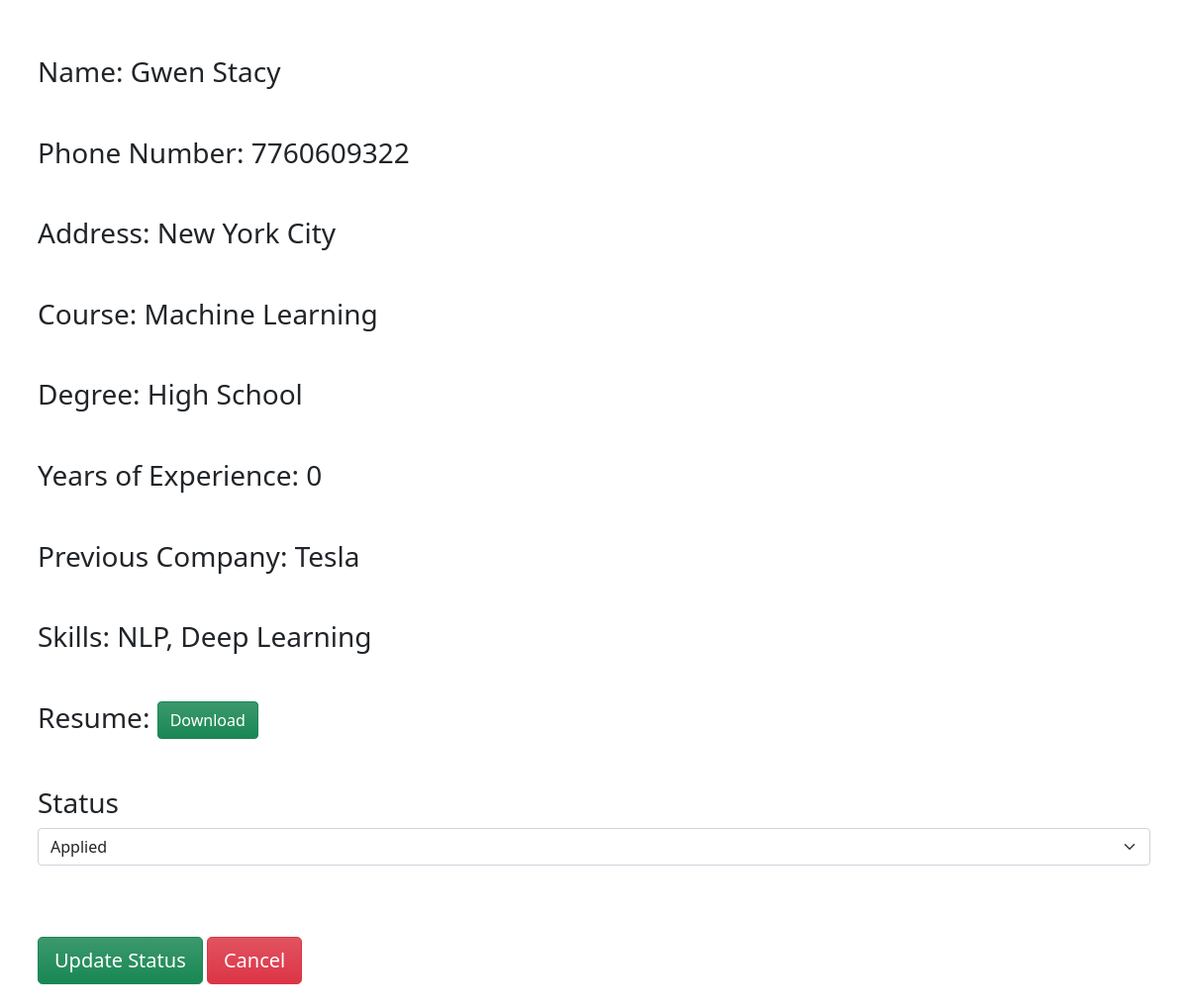
The app's page /candidate/11 with its own data.
### base/models.py (models this page shows, shortened)
class candidate_info(models.Model):
    name = models.CharField(max_length=25)
    phone = models.CharField(max_length=13)
    address = models.TextField()
    course = models.CharField(max_length=25)
    degree = models.CharField(max_length=25)
    yoe = models.IntegerField(null=True)
    pcompany = models.CharField(max_length=30)
    skills = models.TextField()
    resume = models.FileField(upload_to="media")
    status = models.CharField(max_length=25, default="Applied")

### base/views.py (the view)
# urls.py: path('candidate/<int:id>', views.candidate, name="candidate"),
def candidate(request, id):
    obj = candidate_info.objects.get(id = id)
    context = {'obj': obj}
    return render(request, 'base/candidate.html', context)

### base/templates/base/candidate.html (shortened to what this page needs)
{% extends 'main.html' %}
{% block body %}
<br>
<br>
<form method="POST" action="{% url 'edit' obj.id %}" enctype="multipart/form-data">
<div class="mb-3 container b-flex p-2">
    <h3>
    <label  class="form-label" value="{{obj.name}}" name="name" >Name:  {{obj.name}}</label>
</h3>
  </div>
<div class="mb-3 container b-flex p-2">
    <h3>
    <label  class="form-label" value="{{obj.phone}}" name="phone">Phone Number:  {{obj.phone}}</label>
</h3>
  </div>
<div class="mb-3 container b-flex p-2">
    <h3>
    <label  class="form-label">Address:  {{obj.address}}</label>
</h3>
  </div>
<div class="mb-3 container b-flex p-2">
    <h3>
    <label  class="form-label">Course:  {{obj.course}}</label>
</h3>
  </div>
<div class="mb-3 container b-flex p-2">
    <h3>
    <label  class="form-label">Degree:  {{obj.degree}}</label>
</h3>
  </div>
<div class="mb-3 container b-flex p-2">
    <h3>
    <label  class="form-label">Years of Experience:  {{obj.yoe}}</label>
</h3>
  </div>
<div class="mb-3 container b-flex p-2">
    <h3>
    <label  class="form-label">Previous Company:  {{obj.pcompany}}</label>
</h3>
  </div>
<div class="mb-3 container b-flex p-2">
    <h3>
    <label  class="form-label">Skills:  {{obj.skills}}</label>
</h3>
  </div>
<div class="mb-3 container b-flex p-2">
    <h3>
    <label  class="form-label">Resume:    <a class="btn btn-lr btn-success bg-gradient" href="{% url 'download' obj.id %}" role="button">Download</a></label>
</h3>
  </div>
  <div class=" container b-flex p-2">
      <h3>
    <label class="form-label">Status</label>
    <select class="form-select" id="status" name="status" >
    <option selected>{{obj.status}}</option>
    </select>
</h3>
    </div>
  <br>
  <br>
  <div class="mb-3 container b-flex p-2">
    <button type="submit" class="btn btn-lg btn-success bg-gradient">Update Status</button>
      <a class="btn btn-lg btn-danger bg-gradient" href="/" role="button">Cancel</a>
      </div>
</form>
{% endblock %}

### records on screen
candidate_info: name "Gwen Stacy", phone "7760609322", address "New York City", course "Machine Learning", degree "High School", yoe "0", pcompany "Tesla", skills "NLP, Deep Learning", status "Applied"
